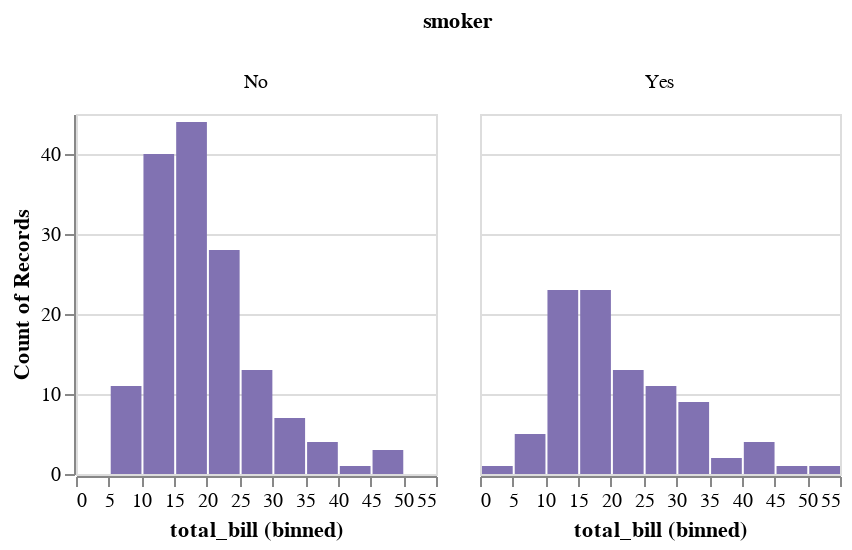

Notebook cell for this chart:
### Code cell
c = salt.FacetGrid(tips, col="smoker", col_order=["Yes", "No"])
display(c.map_dataframe(palt.hist, "total_bill", bins=bins, color="m"))

g = sns.FacetGrid(tips, col="smoker", col_order=["Yes", "No"])
g = g.map(plt.hist, "total_bill", bins=bins, color="m")

### Figure 1 — Vega-Lite specification as saved in the notebook (floating-point values rounded to 4 significant figures; data arrays with more than 128 entries replaced by an {"elided": "..."} marker saying what was removed)
{"$schema": "https://vega.github.io/schema/vega-lite/v2.4.1.json", "config": {"view": {"height": 300, "width": 400}}, "data": {"values": {"elided": "244 records"}}, "facet": {"column": {"field": "smoker", "type": "nominal"}}, "spec": {"encoding": {"color": {"value": "rgba(129.0,114.0,178.0,1)"}, "x": {"bin": true, "field": "total_bill", "type": "quantitative"}, "y": {"aggregate": "count", "type": "quantitative"}}, "height": 180, "mark": "bar", "selection": {"selector006": {"bind": "scales", "encodings": ["x", "y"], "mark": {"fill": "#333", "fillOpacity": 0.125, "stroke": "white"}, "on": "[mousedown, window:mouseup] > window:mousemove!", "resolve": "global", "translate": "[mousedown, window:mouseup] > window:mousemove!", "type": "interval", "zoom": "wheel!"}}, "width": 180}}
